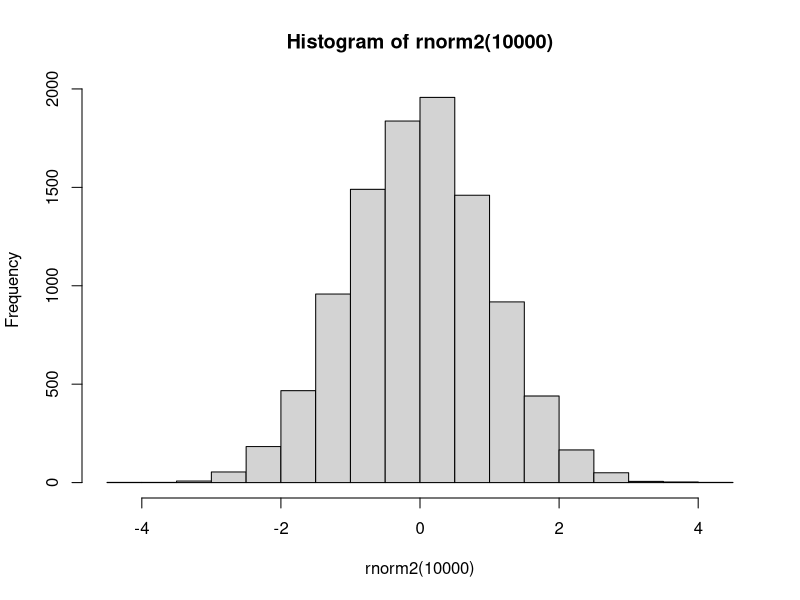

Generate this figure with R:

F <- function(n) {

#    stopifnot(is.numeric(n))
   n <- as.numeric(n)
   n <- n+1
   n <- n-1
   n <- floor(n)
   stopifnot(is.na(n) | n >= 0)

   unlist(lapply(n, function(ni) {
      if (is.na(ni))
         return(NA)
      else if (ni == 0 | ni == 1)
         return(1)
      else
         return(F(ni-1) + F(ni-2))
   }))
}



rnorm2 <- function(x) {
   U1 <- runif(ceiling(x/2))
   U2 <- runif(ceiling(x/2))
   Z1 <- sqrt(-2*log(U1))*cos(2*pi*U2)
   Z2 <- sqrt(-2*log(U1))*sin(2*pi*U2)
   c(Z1, Z2)[1:x]
}

hist(rnorm2(10000))





